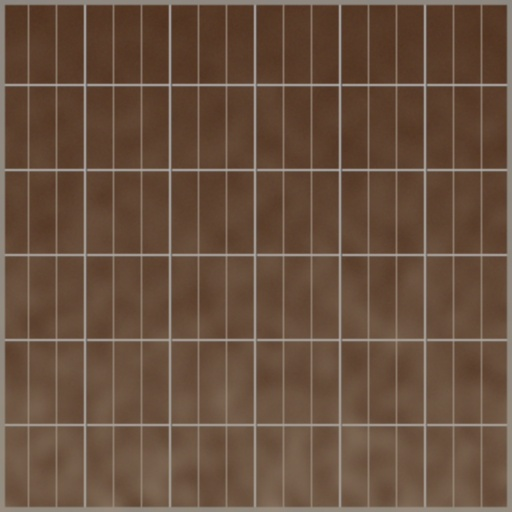
#> input picture data/raw/kaggle_faulty/panel_0000_dust_soiling.jpg, 512 x 512 px
$ python -i train_panel_detector.py   (imports and definitions only)
#> lines starting #> are read from the running program, lines starting #| are printed output that depends on the picture; after the words box and inside, x2 and y2 are one past the last pixel; in counts of white or black regions, pixels touching at a corner belong together
#> further down, picture is the input picture: shape (512, 512, 3); mean B, G, R 63.3, 80.7, 104.8
#!/usr/bin/env python3
"""
train_panel_detector.py - Stage A: Solar Panel Localization and Perspective Rectification.
Detects panel boundaries, extracts the 4 corners, and warps/crops to a canonical 512x512 view
to prevent background (sky, roof, vegetation) from corrupting stain coverage calculations.
"""

import os
import cv2
import yaml
import argparse
import numpy as np
import pandas as pd
import torch
import torch.nn as nn
from torch.utils.data import Dataset, DataLoader

def order_quad_points(pts):
    """
    Orders 4 points in clockwise order: [top-left, top-right, bottom-right, bottom-left].
    """
    pts = np.array(pts, dtype="float32")
    rect = np.zeros((4, 2), dtype="float32")

    # Top-left has smallest sum, bottom-right has largest sum
    s = pts.sum(axis=1)
    rect[0] = pts[np.argmin(s)]
    rect[2] = pts[np.argmax(s)]

    # Top-right has smallest difference (y - x), bottom-left has largest difference
    diff = np.diff(pts, axis=1)
    rect[1] = pts[np.argmin(diff)]
    rect[3] = pts[np.argmax(diff)]

    return rect

def perspective_warp_panel(image, corners, target_size=(512, 512)):
    """
    Given an image and 4 panel corner coordinates, compute the homography
    and warp into canonical target_size (width, height).
    """
    rect = order_quad_points(corners)
    dst = np.array([
        [0, 0],
        [target_size[0] - 1, 0],
        [target_size[0] - 1, target_size[1] - 1],
        [0, target_size[1] - 1]
    ], dtype="float32")

    M = cv2.getPerspectiveTransform(rect, dst)
    warped = cv2.warpPerspective(image, M, target_size, flags=cv2.INTER_LANCZOS4)
    return warped, M

class SolarPanelDetectorModule:
    """
    Detects panel boundaries using high-accuracy edge and contour homography,
    filtering out non-panel backgrounds (roof tiles, vegetation, horizon, sky).
    """
    def __init__(self, target_size=(512, 512), pad_margin=0.02):
        self.target_size = target_size
        self.pad_margin = pad_margin

    def find_panel_corners(self, image_bgr):
        """
        Locates the primary solar panel boundary polygon in the image.
        Returns: 4 corner coordinates [(x1,y1), (x2,y2), (x3,y3), (x4,y4)]
        """
        h, w = image_bgr.shape[:2]
#> h = 512; w = 512
        gray = cv2.cvtColor(image_bgr, cv2.COLOR_BGR2GRAY)
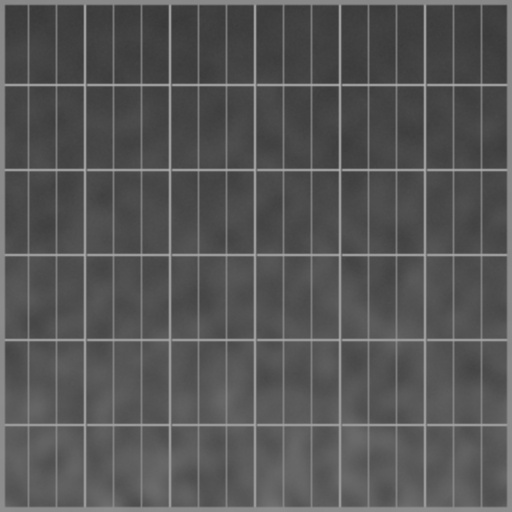
#> gray: shape (512, 512); min 57, max 179, mean 86

        # Bilateral filter to smooth texture while preserving structural panel edges
        blurred = cv2.bilateralFilter(gray, 9, 75, 75)
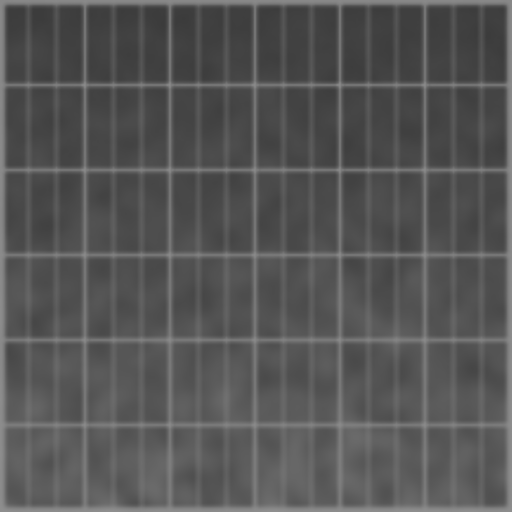
#> blurred: shape (512, 512); min 59, max 143, mean 85.7
        edges = cv2.Canny(blurred, 30, 120)
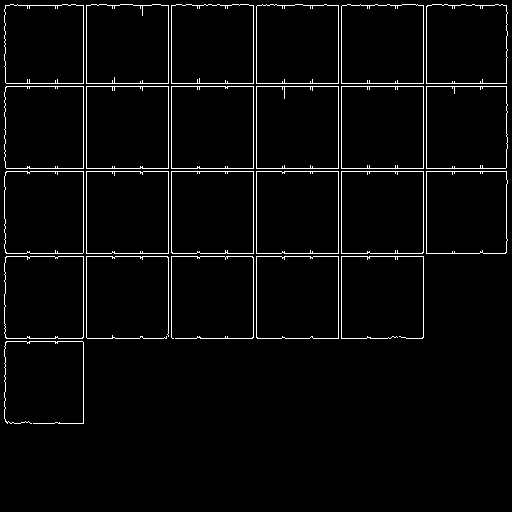
#> edges: shape (512, 512); 3.1% white in thin lines or dots, all inside (x1, y1, x2, y2) = (4, 4, 508, 424)

        # Morphological closing to bridge gridline gaps
        kernel = cv2.getStructuringElement(cv2.MORPH_RECT, (7, 7))
        closed = cv2.morphologyEx(edges, cv2.MORPH_CLOSE, kernel)
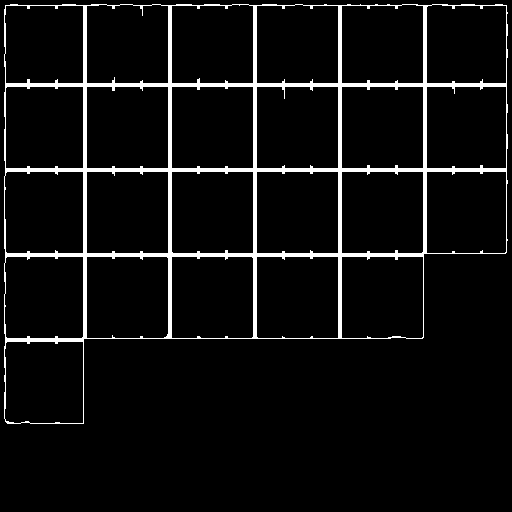
#> closed: shape (512, 512); 5.7% white; 1 white region

        contours, _ = cv2.findContours(closed, cv2.RETR_EXTERNAL, cv2.CHAIN_APPROX_SIMPLE)
#> contours = 1 contour; box (x1, y1, x2, y2) and area: (4, 4, 508, 424) 166931

        best_corners = None
        max_area = 0.0

        for cnt in contours:
            area = cv2.contourArea(cnt)
            if area < (w * h * 0.15):  # Must cover at least 15% of the frame
                continue

            peri = cv2.arcLength(cnt, True)
            approx = cv2.approxPolyDP(cnt, 0.04 * peri, True)

            if len(approx) == 4 and area > max_area:
                max_area = area
                best_corners = approx.reshape(4, 2)
#> this loop made 1 pass
#> (area, peri, max_area, best_corners) on pass 1: (166931, 1866, 166931, [[5, 5], [7, 423], [506, 252], [506, 5]])
#> after the loop, max_area = 166931

        # Fallback if unconstrained quadrilateral not found (e.g. cropped panel shot)
        if best_corners is None:
            pad_w = int(w * self.pad_margin)
            pad_h = int(h * self.pad_margin)
            best_corners = np.array([
                [pad_w, pad_h],
                [w - pad_w, pad_h],
                [w - pad_w, h - pad_h],
                [pad_w, h - pad_h]
            ], dtype=np.float32)

        return best_corners

    def extract_and_rectify(self, image_bgr):
        """
        Full Stage A pipeline: detect panel, warp perspective to 512x512.
        Returns: (rectified_image, corners, homography_matrix)
        """
        corners = self.find_panel_corners(image_bgr)
#> corners = [[5, 5], [7, 423], [506, 252], [506, 5]]
        rectified, M = perspective_warp_panel(image_bgr, corners, target_size=self.target_size)
#> in order_quad_points, `s = pts.sum(axis=1)`: s = [10, 430, 758, 511]
#> in order_quad_points, `diff = np.diff(pts, axis=1)`: diff = [0, 416, -254, -501]
#> in perspective_warp_panel, `rect = order_quad_points(corners)`: rect = [[5, 5], [506, 5], [506, 252], [7, 423]]
#> in perspective_warp_panel, `M = cv2.getPerspectiveTransform(rect, dst)`: M = [[0.599, -0.00287, -2.98], [0, 1.21, -6.06], [-0.000815, -5.61e-06, 1]]
#> in perspective_warp_panel, `warped = cv2.warpPerspective(image, M, target_size, flags=cv2.INTER_LA..`:
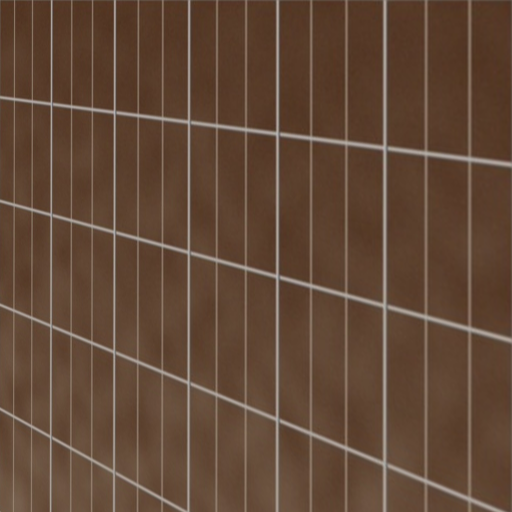
#> warped: shape (512, 512, 3); mean B, G, R 55.1, 72.6, 98.2
        return rectified, corners, M

def train_or_evaluate_detector(config_path="config.yaml"):
    """
    Validates Stage A panel detector accuracy on the validation and test splits.
    """
    with open(config_path, "r") as f:
        cfg = yaml.safe_load(f)

    manifest_path = cfg["data"]["manifest_path"]
    df = pd.read_csv(manifest_path)

    detector = SolarPanelDetectorModule(
        target_size=tuple(cfg["stage_a_panel_detector"]["output_size"]),
        pad_margin=cfg["stage_a_panel_detector"]["pad_margin"]
    )

    print("[*] Stage A: Evaluating Panel Detector & Rectification Module...")
    test_df = df[df["split"] == "test"].copy()
    success_count = 0

    for idx, row in test_df.iterrows():
        img = cv2.imread(row["path"])
        if img is None:
            continue
        rectified, corners, M = detector.extract_and_rectify(img)
        if rectified.shape == (512, 512, 3):
            success_count += 1

    success_rate = (success_count / len(test_df)) * 100.0
    print(f"[+] Stage A Localization Success Rate on Test Set: {success_rate:.2f}% ({success_count}/{len(test_df)})")

    # Save a sample rectified image for verification
    sample_row = test_df.iloc[0]
    sample_img = cv2.imread(sample_row["path"])
    sample_rectified, corners, _ = detector.extract_and_rectify(sample_img)
    os.makedirs("outputs/stage_a_samples", exist_ok=True)
    cv2.imwrite("outputs/stage_a_samples/rectified_sample.jpg", sample_rectified)
    print("[+] Saved sample rectified panel to outputs/stage_a_samples/rectified_sample.jpg")

    return detector

# [2 lines not run here, left out]

>>> import cv2
>>> picture = cv2.imread('data/raw/kaggle_faulty/panel_0000_dust_soiling.jpg')
>>> result = SolarPanelDetectorModule().extract_and_rectify(picture)

$ run again, on data/raw/kaggle_faulty/panel_0018_dust_soiling.jpg
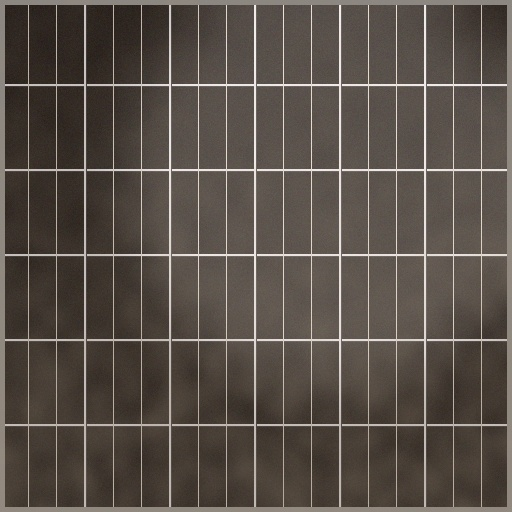
#> input picture data/raw/kaggle_faulty/panel_0018_dust_soiling.jpg, 512 x 512 px
#> picture is the input picture: shape (512, 512, 3); mean B, G, R 72, 79.2, 87.7
#> in find_panel_corners, `edges = cv2.Canny(blurred, 30, 120)`:
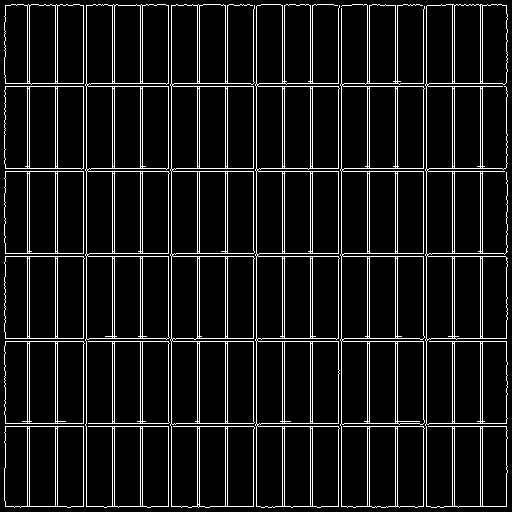
#> edges: shape (512, 512); 9% white in thin lines or dots
#> closed: shape (512, 512); 15.2% white; 1 white region
#> contours = 1 contour; box (x1, y1, x2, y2) and area: (4, 4, 508, 508) 252038
#> the loop in find_panel_corners, `for cnt in contours:` made 1 pass
#> (area, peri, max_area, best_corners) on pass 1: (252038, 2044.6, 252038, [[5, 5], [5, 506], [506, 506], [506, 5]])
#> after the loop in find_panel_corners, `for cnt in contours:`: max_area = 252038
#> corners = [[5, 5], [5, 506], [506, 506], [506, 5]]
#> s = [10, 511, 1012, 511]
#> diff = [0, 501, 0, -501]
#> rect = [[5, 5], [506, 5], [506, 506], [5, 506]]
#> in perspective_warp_panel, `M = cv2.getPerspectiveTransform(rect, dst)`: M = [[1.02, 2.88e-20, -5.1], [-1.76e-18, 1.02, -5.1], [-3.47e-21, -2.26e-19, 1]]
#> in perspective_warp_panel, `warped = cv2.warpPerspective(image, M, target_size, flags=cv2.INTER_LA..`:
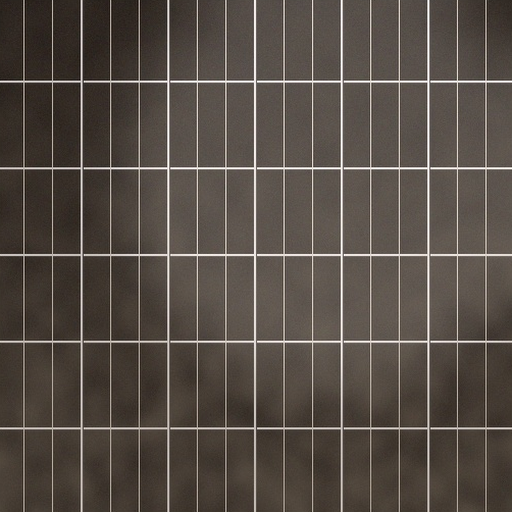
#> warped: shape (512, 512, 3); mean B, G, R 69.8, 76.9, 85.4

$ run again, on data/raw/kaggle_faulty/panel_0038_dust_soiling.jpg
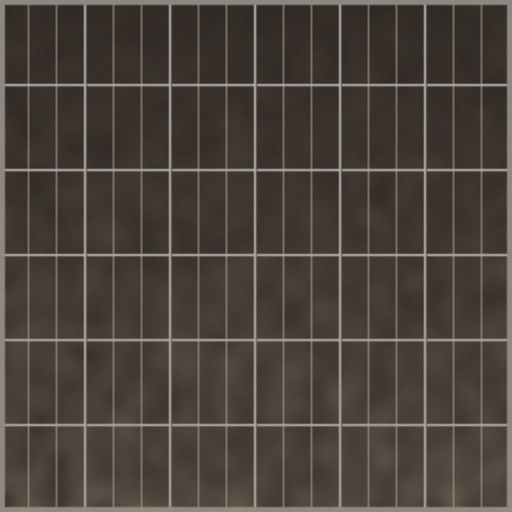
#> input picture data/raw/kaggle_faulty/panel_0038_dust_soiling.jpg, 512 x 512 px
#> picture is the input picture: shape (512, 512, 3); mean B, G, R 59.8, 66.8, 74.8
#> in find_panel_corners, `edges = cv2.Canny(blurred, 30, 120)`:
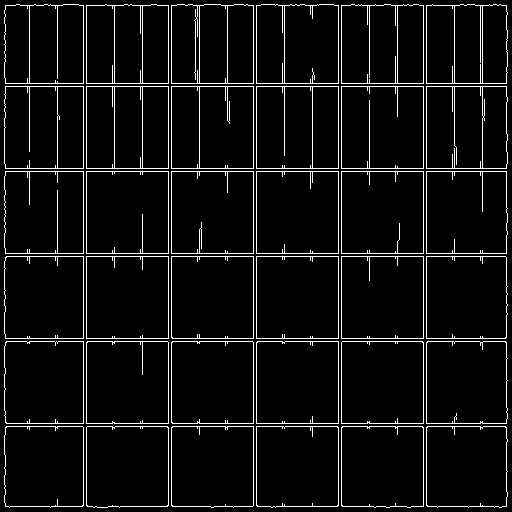
#> edges: shape (512, 512); 5.7% white in thin lines or dots
#> closed: shape (512, 512); 10.1% white; 1 white region
#> contours = 1 contour; box (x1, y1, x2, y2) and area: (4, 4, 508, 508) 251768
#> the loop in find_panel_corners, `for cnt in contours:` made 1 pass
#> (area, peri, max_area, best_corners) on pass 1: (251768, 2052, 251768, [[5, 5], [5, 506], [506, 506], [506, 5]])
#> after the loop in find_panel_corners, `for cnt in contours:`: max_area = 251768
#> corners = [[5, 5], [5, 506], [506, 506], [506, 5]]
#> s = [10, 511, 1012, 511]
#> diff = [0, 501, 0, -501]
#> rect = [[5, 5], [506, 5], [506, 506], [5, 506]]
#> in perspective_warp_panel, `M = cv2.getPerspectiveTransform(rect, dst)`: M = [[1.02, 2.88e-20, -5.1], [-1.76e-18, 1.02, -5.1], [-3.47e-21, -2.26e-19, 1]]
#> in perspective_warp_panel, `warped = cv2.warpPerspective(image, M, target_size, flags=cv2.INTER_LA..`:
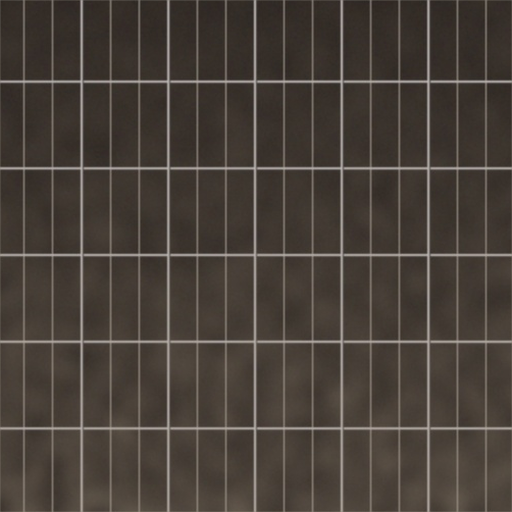
#> warped: shape (512, 512, 3); mean B, G, R 57.2, 64.2, 72.2
